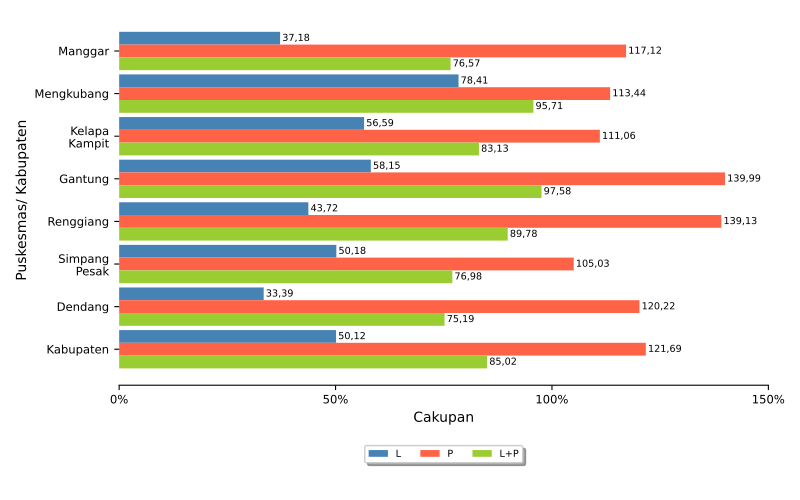

The Python source for this figure:
import numpy as np
import matplotlib.pyplot as plt
import pandas
from textwrap import wrap
from matplotlib.ticker import FuncFormatter
import locale
locale.setlocale(locale.LC_ALL, 'id_ID.UTF8')

import sys, os, inspect
currentdir = os.path.dirname(os.path.abspath(inspect.getfile(inspect.currentframe())))
parentdir = os.path.dirname(currentdir)
sys.path.insert(0, parentdir)

berkasData = currentdir +'\\bab_06_13_dataHipertensi.csv'
berkasSimpan = currentdir +'\\bab_06_13_hipertensi.pdf'
# judulDiagram = 'Cakupan Pelayanan Hipertensi\nTahun 2021'
sumbuX = 'Cakupan'
sumbuY = 'Puskesmas/ Kabupaten'
tickerSumbuX = np.arange(0,151,50)
labelBar1 = 'L'
labelBar2 = 'P'
labelBar3 = 'L+P'

# read data file
colnames = ['puskesmas','L','P','LP']
data = pandas.read_csv(berkasData, names=colnames, sep=';')
puskesmas = data.puskesmas.tolist()
bar1 = data.L.tolist()
bar2 = data.P.tolist()
bar3 = data.LP.tolist()

ind = np.arange(len(puskesmas))  # the x locations for the groups
width = 0.3       # the width of the bars
widthDL = 0.5      # spacing for data labels

# make bars
fig, ax = plt.subplots()
rects1 = ax.barh(ind, bar1, width, color='steelblue', label=labelBar1)
rects2 = ax.barh(ind + width, bar2, width, color='tomato', label = labelBar2)
rects3 = ax.barh(ind + 2*width, bar3, width, color='yellowgreen', label = labelBar3)

# add some text for labels, title and axes ticks
# ax.set_title(judulDiagram)
ax.set_xticks(tickerSumbuX)
ax.set_xlabel(sumbuX)
ax.xaxis.set_major_formatter(FuncFormatter(lambda x, pos: "{:n}%".format(x)))

ax.set_yticks(ind+width)
ax.set_yticklabels(list([ '\n'.join(wrap(l, 10)) for l in puskesmas ]))
ax.invert_yaxis()
ax.set_ylabel(sumbuY)

ax.tick_params(axis='both', which='major', labelsize='small')
ax.spines['top'].set_visible(False)
ax.spines['right'].set_visible(False)
ax.spines['left'].set_visible(False)

# make legend box
box = ax.get_position()
ax.set_position([box.x0, box.y0 + box.height * 0.1, box.width, box.height * 0.9])
ax.legend(fontsize='x-small', loc='upper center', bbox_to_anchor=(0.5, -0.15), fancybox=True, shadow=True, ncol=3)

# add data label
for i, v in enumerate(bar1):
    ax.text(v + widthDL, i, locale.format_string("%.2f", v), ha='left', va='center', fontsize='x-small')
for i, v in enumerate(bar2):
    ax.text(v + widthDL, i + width, locale.format_string("%.2f", v), ha='left', va='center', fontsize='x-small')
for i, v in enumerate(bar3):
    ax.text(v + widthDL, i + 2*width, locale.format_string("%.2f", v), ha='left', va='center', fontsize='x-small')

# finishing
pyrfig = plt.figure(1)
pyrfig.set_figwidth(8)
pyrfig.set_figheight(5)
# tight_layout to make consistent size
# adjust subplot to make room for legend
fig.subplots_adjust(bottom=-0.15)
plt.tight_layout()
plt.savefig(berkasSimpan)
plt.close(pyrfig)
# plt.show()
